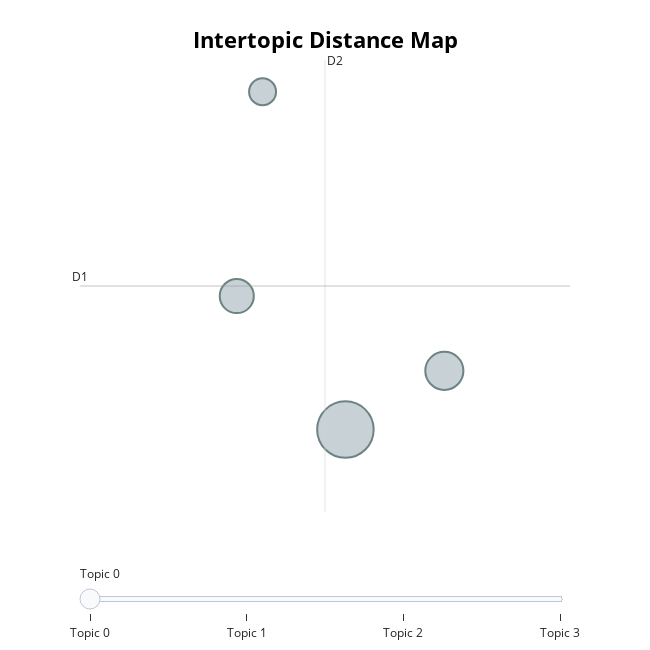

Notebook code cell kept with this figure:
### Code cell
topic_model.visualize_topics()

### Figure 1 — Plotly figure (JSON) as saved in the notebook; plotly's stock layout.template omitted (floating-point values rounded to 4 significant figures)
{"data": [{"customdata": [[0, "children | dont | family | things | years", 22], [1, "dont | things | people | think | worry", 10], [2, "oh | good | fun | eat | polenta", 8], [3, "jose | san | people | town | santa", 5]], "hovertemplate": "<b>Topic %{customdata[0]}</b><br>%{customdata[1]}<br>Size: %{customdata[2]}", "legendgroup": "", "marker": {"color": "#B0BEC5", "line": {"color": "DarkSlateGrey", "width": 2}, "size": [22, 10, 8, 5], "sizemode": "area", "sizeref": 0.01375, "symbol": "circle"}, "mode": "markers", "name": "", "orientation": "v", "showlegend": false, "type": "scatter", "x": [-7.587, -6.786, -8.467, -8.259], "xaxis": "x", "y": [-2.362, -2.11, -1.788, -0.9099], "yaxis": "y"}], "layout": {"annotations": [{"showarrow": false, "text": "D1", "x": -9.738, "y": -1.745, "yshift": 10}, {"showarrow": false, "text": "D2", "x": -7.753, "xshift": 10, "y": -0.7734}], "height": 650, "hoverlabel": {"bgcolor": "white", "font": {"family": "Rockwell", "size": 16}}, "legend": {"itemsizing": "constant", "tracegroupgap": 0}, "margin": {"t": 60}, "shapes": [{"line": {"color": "#CFD8DC", "width": 2}, "type": "line", "x0": -7.753, "x1": -7.753, "y0": -2.717, "y1": -0.7734}, {"line": {"color": "#9E9E9E", "width": 2}, "type": "line", "x0": -9.738, "x1": -5.768, "y0": -1.745, "y1": -1.745}], "sliders": [{"active": 0, "pad": {"t": 50}, "steps": [{"args": [{"marker.color": [["red", "#B0BEC5", "#B0BEC5", "#B0BEC5"]]}], "label": "Topic 0", "method": "update"}, {"args": [{"marker.color": [["#B0BEC5", "red", "#B0BEC5", "#B0BEC5"]]}], "label": "Topic 1", "method": "update"}, {"args": [{"marker.color": [["#B0BEC5", "#B0BEC5", "red", "#B0BEC5"]]}], "label": "Topic 2", "method": "update"}, {"args": [{"marker.color": [["#B0BEC5", "#B0BEC5", "#B0BEC5", "red"]]}], "label": "Topic 3", "method": "update"}]}], "title": {"font": {"color": "Black", "size": 22}, "text": "<b>Intertopic Distance Map</b>", "x": 0.5, "xanchor": "center", "y": 0.95, "yanchor": "top"}, "width": 650, "xaxis": {"anchor": "y", "domain": [0, 1], "range": [-9.738, -5.768], "title": {"text": ""}, "type": "linear", "visible": false}, "yaxis": {"anchor": "x", "domain": [0, 1], "range": [-2.717, -0.7734], "title": {"text": ""}, "type": "linear", "visible": false}}}
